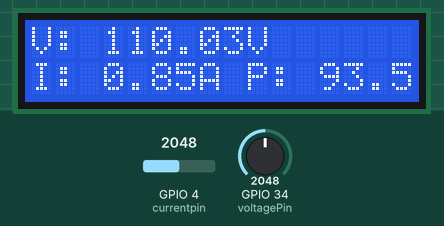
Recording of a sketch running on a simulated ESP32. On the bench: 16×2 character LCD. The inputs (shaded band) are chosen by the test bench; at power-on: GPIO 4 (currentpin) = 2048, GPIO 34 (voltagePin) = 2048. WiFi joins after 1.5 s; servers stay silent unless stated; what the sketch prints to the serial monitor is not drawn.

Above: at 3.0 s.
3.1 s: GPIO 4 (currentpin) set to 2866
At 4.5 s:
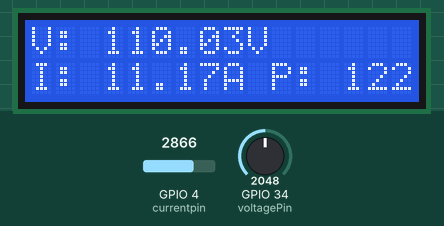
5.4 s: GPIO 34 (voltagePin) set to 2866
At 7.2 s:
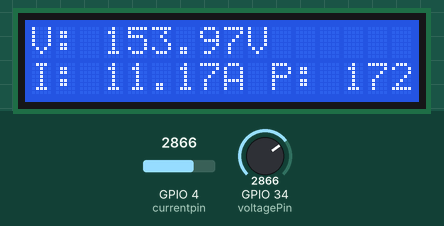
7.5 s: GPIO 4 (currentpin) set to 3603
At 9.1 s:
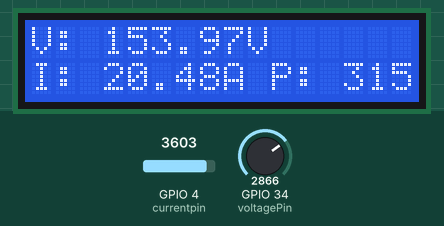
9.6 s: GPIO 34 (voltagePin) set to 3603
At 10.7 s:
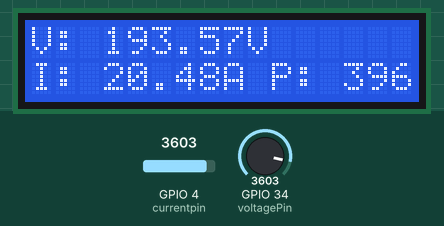
11.6 s: GPIO 4 (currentpin) set to 4095
At 13.4 s:
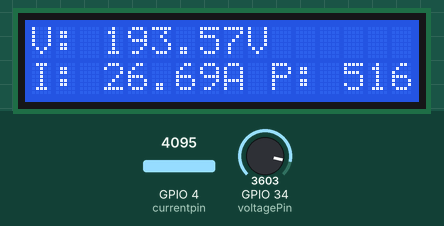
13.7 s: GPIO 34 (voltagePin) set to 4095
At 15.3 s:
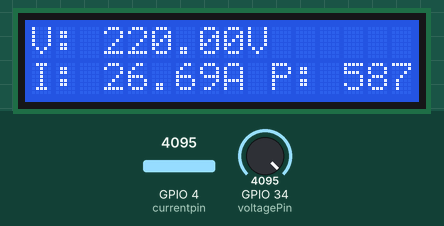
Timing chart, 0 to 16.8 s (numbered marks = the images above; inputs shaded):
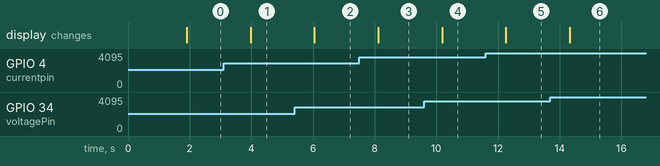

The sketch:

New.ino
```cpp
#define BLYNK_PRINT Serial

#define BLYNK_TEMPLATE_ID "TMPL3T1OZ_l3R"
#define BLYNK_TEMPLATE_NAME "Power Monitoring"
#define BLYNK_AUTH_TOKEN "vk8iUOE-EC6n2CLv9qn_c1j0yVcp6YYF"

#include <WiFi.h>
#include <WiFiClient.h>
#include <BlynkSimpleEsp32.h>
#include <Wire.h>
#include <hd44780.h>
#include <hd44780ioClass/hd44780_I2Cexp.h>

const int voltagePin = 34;
#define currentpin 4

float R1 = 6800.0;
float R2 = 12000.0;

float voltageCalibrationFactor = 220.0 / 4095.0;

char ssid[] = "SVU";
char pass[] = "12345678";

hd44780_I2Cexp lcd(0x27);  // I2C address of the LCD

void setup() {
  Serial.begin(115200);
  Blynk.begin(BLYNK_AUTH_TOKEN, ssid, pass);

  pinMode(voltagePin, INPUT);
  pinMode(currentpin, INPUT);

  lcd.begin(16, 2);
  lcd.setBacklight(255);
  lcd.print("Power Monitor");
}

void loop() {
  Blynk.run();

  int voltageRawValue = analogRead(voltagePin);
  float voltageMeasured = voltageRawValue * voltageCalibrationFactor;

  int adc = analogRead(currentpin);
  float adc_voltage = adc * (3.3 / 4096.0);
  float current_voltage = (adc_voltage * (R1 + R2) / R2);
  float current = (current_voltage - 2.5) / 0.100;

  float power = voltageMeasured * current;

  Serial.print("Voltage Value: ");
  Serial.print(voltageMeasured, 2);
  Serial.println(" V");

  Serial.print("Current Value: ");
  Serial.print(current, 2);
  Serial.println(" A");

  Serial.print("Power Value: ");
  Serial.print(power, 2);
  Serial.println(" W");

  Blynk.virtualWrite(V0, voltageMeasured);
  Blynk.virtualWrite(V1, current);
  Blynk.virtualWrite(V2, power);

  lcd.clear();
  lcd.setCursor(0, 0);
  lcd.print("V: ");
  lcd.print(voltageMeasured, 2);
  lcd.print("V");

  lcd.setCursor(0, 1);
  lcd.print("I: ");
  lcd.print(current, 2);
  lcd.print("A P: ");
  lcd.print(power, 2);
  lcd.print("W");

  delay(1000);
}
```

Measured:
- after the input at 3.1 s, the display: changes after 0.88 s (image 1)
- after the input at 5.4 s, the display: changes after 0.65 s (image 2)
- after the input at 7.5 s, the display: changes after 0.62 s (image 3)
- after the input at 9.6 s, the display: changes after 0.59 s (image 4)
- after the input at 11.6 s, the display: changes after 0.66 s (image 5)
- after the input at 13.7 s, the display: changes after 0.62 s (image 6)
